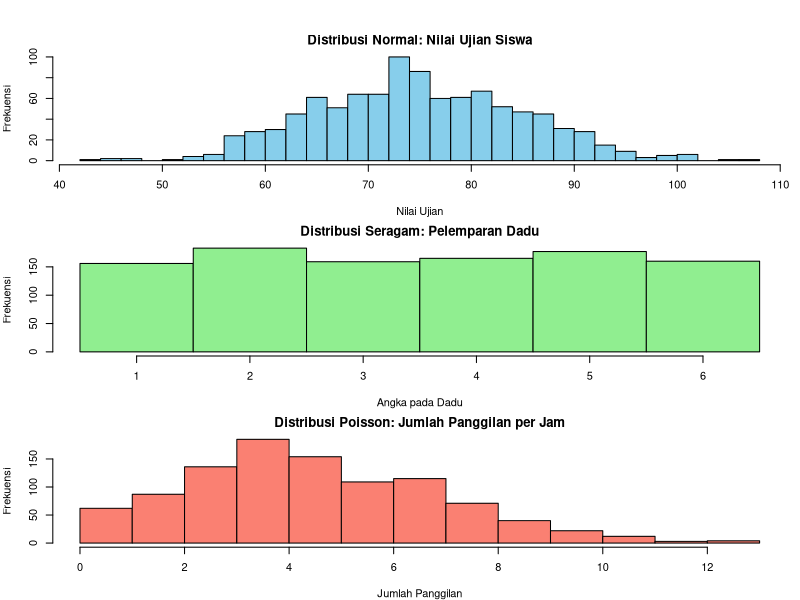

The R script that drew this image:
# Set seed for reproducibility
set.seed(0)

# Data for Normal Distribution
mean_normal <- 75
std_dev_normal <- 10
data_normal <- rnorm(1000, mean = mean_normal, sd = std_dev_normal)

# Data for Uniform Distribution
low_uniform <- 1
high_uniform <- 6
data_uniform <- sample(low_uniform:high_uniform, 1000, replace = TRUE)

# Data for Poisson Distribution
lambda_poisson <- 5
data_poisson <- rpois(1000, lambda = lambda_poisson)

# Plotting
par(mfrow = c(3, 1), mar = c(4, 4, 2, 1), oma = c(0, 0, 2, 0))

# Plot Normal Distribution
hist(data_normal, breaks = 30, col = 'skyblue', border = 'black',
     main = 'Distribusi Normal: Nilai Ujian Siswa', xlab = 'Nilai Ujian', ylab = 'Frekuensi')

# Plot Uniform Distribution
hist(data_uniform, breaks = seq(0.5, 6.5, by = 1), col = 'lightgreen', border = 'black',
     main = 'Distribusi Seragam: Pelemparan Dadu', xlab = 'Angka pada Dadu', ylab = 'Frekuensi', xaxt = 'n')
axis(1, at = 1:6)

# Plot Poisson Distribution
hist(data_poisson, breaks = 15, col = 'salmon', border = 'black',
     main = 'Distribusi Poisson: Jumlah Panggilan per Jam', xlab = 'Jumlah Panggilan', ylab = 'Frekuensi')

# Adjust layout
par(mfrow = c(1, 1), oma = c(0, 0, 0, 0))
